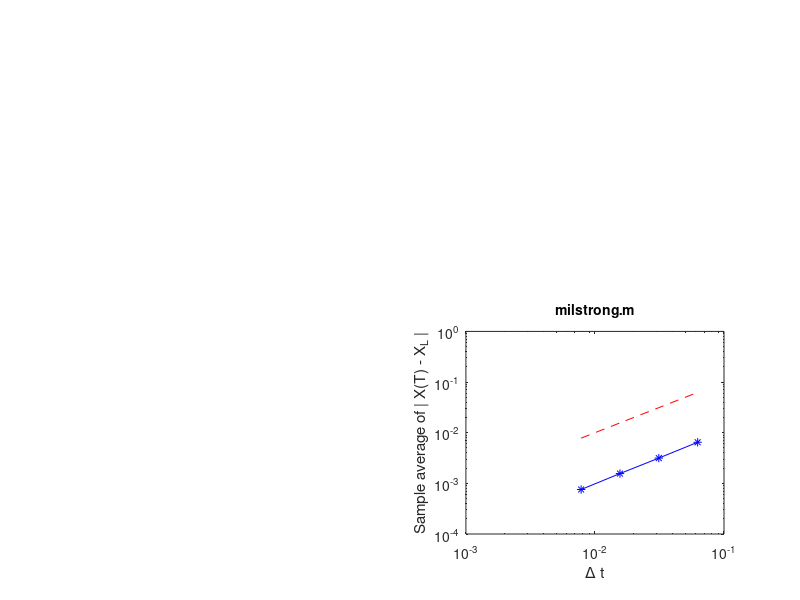

Write MATLAB code to recreate this figure.
% MILSTRONG  Test strong convergence of Milstein: vectorized
% Listing 8
%
% Solves   dX = r*X*(K-X) dt + beta*X dW,  X(0) = Xzero,
%        where r = 2, K= 1, beta = 1 and Xzero = 0.5.
%
% Discretized Brownian path over [0,1] has dt = 2^(-11).
% Milstein uses timesteps 128*dt, 64*dt, 32*dt, 16*dt (also dt for reference).
%
% Examines strong convergence at T=1:  E | X_L - X(T) |.
% Code is vectorized: all paths computed simultaneously.

rng(100,'v5normal');

% problem parameters
r = 2; K = 1; beta = 0.25; Xzero = 0.5;   
T = 1; N = 2^(11); dt = T/N;

% number of paths sampled             
M = 500;                     

% Milstein stepsizes are R*dt
R = [1; 16; 32; 64; 128];                 

% Brownian increments
dW = sqrt(dt)*randn(M,N);

% preallocate array
Xmil = zeros(M,5);                        
for p = 1:5                               
    % L timesteps of size Dt = R dt
    Dt = R(p)*dt; L = N/R(p);            
    Xtemp = Xzero*ones(M,1);
    
    for j = 1:L
        Winc = sum(dW(:,R(p)*(j-1)+1:R(p)*j),2);
        Xtemp = Xtemp + Dt*r*Xtemp.*(K-Xtemp) + beta*Xtemp.*Winc ...
          + 0.5*beta^2*Xtemp.*(Winc.^2 - Dt);
    end
    
    % store Milstein solution at t =1
    Xmil(:,p) = Xtemp;  
end

% Reference solution
Xref = Xmil(:,1);   

% Error in each path
Xerr = abs(Xmil(:,2:5) - repmat(Xref,1,4));   

% Mean pathwise errors
mean(Xerr);                                   

% Milstein timesteps used
Dtvals = dt*R(2:5);                           

% lower RH picture
subplot(224)                                 
loglog(Dtvals,mean(Xerr),'b*-'), hold on

% reference slope of 1
loglog(Dtvals,Dtvals,'r--'), hold off         
axis([1e-3 1e-1 1e-4 1])
xlabel('\Delta t')
ylabel('Sample average of | X(T) - X_L |')
title('milstrong.m','FontSize',10)

% suppress code analyzer message
%#ok<*NOPTS>

%%%% Least squares fit of error = C * Dt^q %%%%
A = [ones(4,1), log(Dtvals)]; rhs = log(mean(Xerr)');
sol = A\rhs; q = sol(2)
resid = norm(A*sol - rhs)